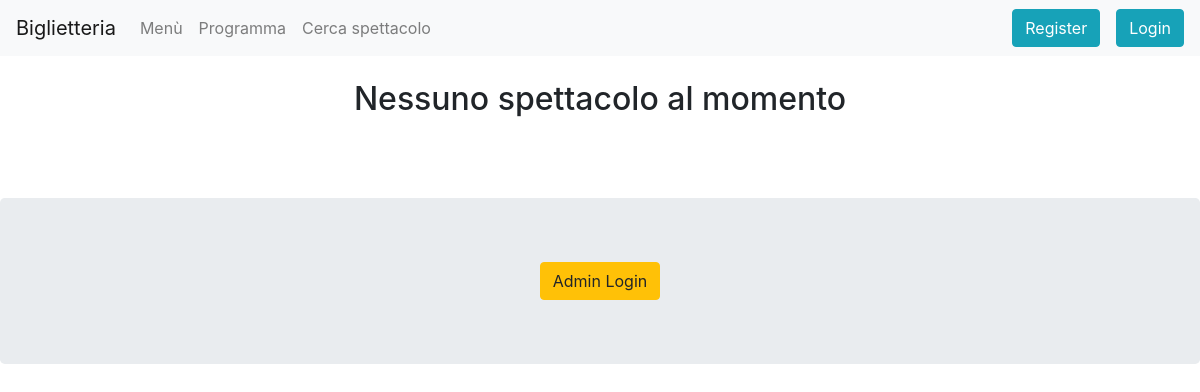
Page /gestione/listaspettacoli/in_programma/ on the earlier database version.
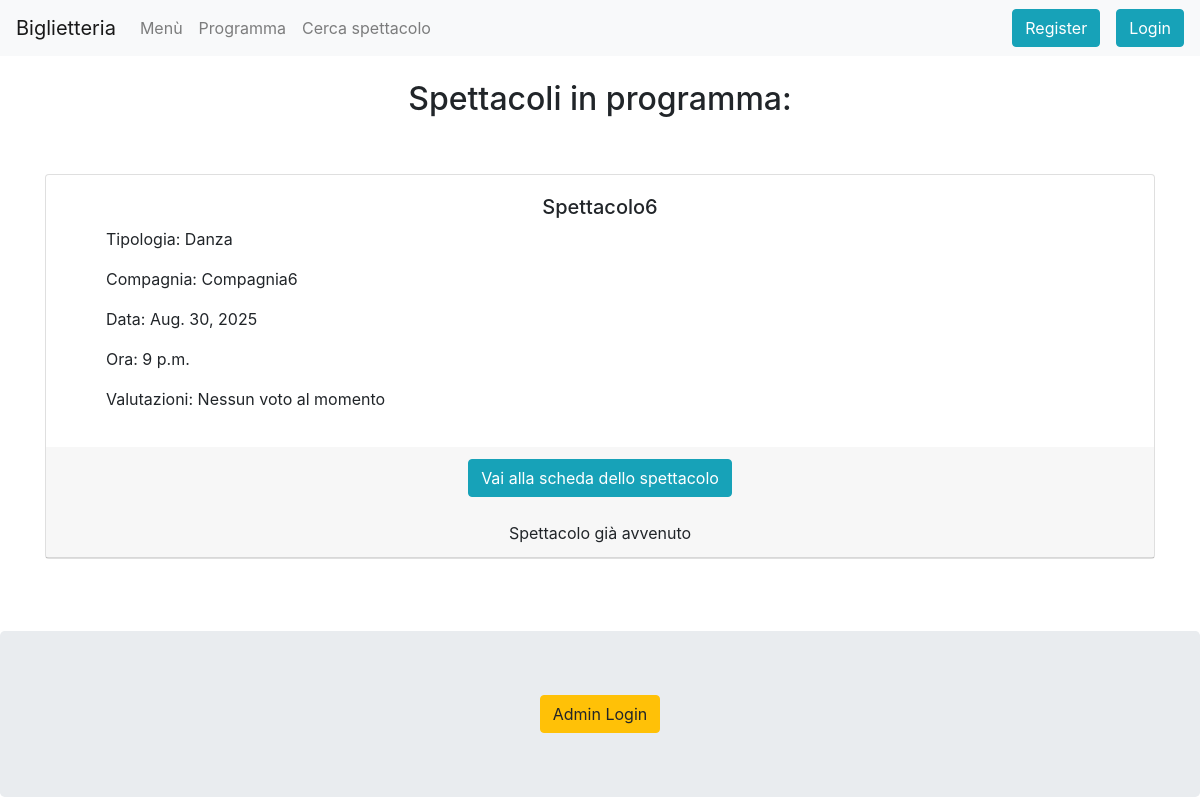
Same page on the later database version.
### gestione/models.py (models this page shows, shortened)
class Show(models.Model):
    title = models.CharField(max_length=100)
    type = models.CharField(max_length=50)
    company = models.CharField(max_length=100)
    date = models.DateField(default=None, null=True, blank=True)
    hour = models.TimeField(default="21:00", null=True, blank=True)
    cover = models.ImageField(upload_to="gestione/covers", default="gestione/covers/default.png")
    seats = models.JSONField(default=dict)
    seat_rows = models.IntegerField(default=15, validators=[
        MinValueValidator(1),
        MaxValueValidator(26),
    ])
    seat_cols = models.IntegerField(default=20, validators=[
        MinValueValidator(1)
    ])
    seat_palco_rows = models.IntegerField(default=5, validators=[
        MinValueValidator(1),
        MaxValueValidator(26),
    ])
    score = models.IntegerField(default=0)
    def get_free_seats(self):
        free = 0
        for r in self.seats:
            row = self.seats[r]
            for s in row:
                if s == None: free += 1
        return free
    def scheduled(self):
        if self.date > datetime.today().date():
            return True
        return False
    def bookable(self):
        if self.get_free_seats() == 0:
            return False
        return True
    def get_score(self):
        revs = self.reviews.all()
        n = len(revs)
        if n == 0: return None
        s = 0
        for r in revs:
            s += r.score
        return s/n

### gestione/views.py (the view)
# urls.py: path("listaspettacoli/in_programma/", ShowScheduledView.as_view(),name="scheduled_show"),
class ShowScheduledView(ListView):
    title = "Spettacoli in programma:"
    model = Show
    template_name = "gestione/show_list.html"
    def get_queryset(self):
        return Show.objects.filter(date__gte=timezone.now()).order_by("date")

### gestione/templates/gestione/show_list.html (shortened to what this page needs)
{% extends 'basebs.html' %}
{% block content %}
{% if object_list|length == 0 %}
    <h2>Nessuno spettacolo al momento</h2>
{% else %}
    <h2> {{ view.title }} {% if view.title == "Archivio:" %} {{ object_list.count }} {% if object_list.count != 1 %}spettacoli{% else %}spettacolo{% endif %} {% endif %}</h2>
{% endif %}
<br>
{% for l in object_list %}
<br>
<div class="card">
  <div class="card-body align-left">
    <h5 class="card-title-center">{{ l.title }}</h5>
    <div class="card-text text-left">
        <ul> Tipologia: {{ l.type }} </ul>
        <ul> Compagnia: {{ l.company }} </ul>
        <ul> Data: {{ l.date }} </ul>
        <ul> Ora: {{ l.hour }} </ul>
        <ul> Valutazioni: {% if l.get_score > 0 %}{{ l.get_score |floatformat:1 }}/5 {% else %} Nessun voto al momento {% endif %}</ul>
    </div>
  </div>
 <div class="card-header">
     <a href="{% url 'gestione:show_detail'  l.pk %}" class="btn btn-info align-default">Vai alla scheda dello spettacolo</a>
     <br>
     <br>
    {% if l.scheduled  %}
        <a href="{% url 'gestione:makebooking' l.pk %}" class="btn btn-primary align-center">Prenota un posto</a>
    {% else %}
        {% if l.bookable == False %}
            Posti non disponibili
        {%  else  %}
            {% if l.scheduled == False %}
                Spettacolo già avvenuto
                <br>
            {% endif %}
        {% endif %}
     {% endif %}
  </div>
</div>
<br>
{%endfor%}
<br>
{% endblock %}

### templates/basebs.html (shortened to what this page needs)
<!DOCTYPE html>
<html lang="en">
<head>
    {% block head %}
  <link rel="stylesheet" href="https://cdn.jsdelivr.net/npm/bootstrap@4.6.1/dist/css/bootstrap.min.css">
  {% endblock %}
  {% load crispy_forms_tags %}
</head>
<body>
<nav class="navbar navbar-expand-sm bg-light navbar-light fixed-top">
    {% block navbar %}
    <a class="navbar-brand" href="{% url 'home' %}">Biglietteria</a>
    <div class="collapse navbar-collapse" id="collapsibleNavbar">
    <ul class="navbar-nav">
        <li class="nav-item">
          <a class="nav-link" href="{% url 'gestione:home' %}">Menù</a>
        </li>
        <li class="nav-item">
         <a class="nav-link" href="{% url 'gestione:scheduled_show' %}">Programma</a>
        </li>
        <li class="nav-item">
          <a class="nav-link" href="{% url 'gestione:find_show' %}">Cerca spettacolo</a>
        </li>
      </ul>
    <ul class="navbar-nav ml-auto">
          {% if user.is_authenticated %}
          <li class="nav-item mr-3">
            <span class="navbar-text">
                Benvenuto {{user.username}}!
            </span>
          </li>
          {% if user.is_staff %}
          <li class="nav-item">
            <li class="nav-item mr-3">
                <a class="btn btn-info" href="/admin/">Admin Page</a>
              </li>
          </li>
          {% endif %}
          <li class="nav-item">
            <form id="logout-form" method="post" action="{% url 'logout' %}">
                {% csrf_token %}
                <button type="submit" class="btn btn-info">Logout</button>
            </form>
          </li>
          {% else %}
          <li class="nav-item mr-3">
            <a class="btn btn-info" href="{% url 'register' %}">Register</a>
          </li>
          <li class="nav-item">
            <a class="btn btn-info" href="{% url 'login' %}">Login</a>
          </li>
          {% endif %}
        </ul>
    </div>
    {% endblock %}
</nav>
  <div class="container" style="margin-top:80px">
      <div class="col-sm-22">
        <center>
        {% block content %}
        {% endblock %}
        <br>
        </center>
      </div>
  </div>
  <div class="jumbotron text-center" style="margin-bottom:0">
    {% block footer %}
        {% if user.is_staff == False%}
            <a class="btn btn-warning align-center" href="/admin/" role="button">Admin Login</a>
        {% endif %}
    {%  endblock %}
  </div>
  </body>
  </html>

Differences in the rows shown:
added Show: title "Spettacolo6", type "Danza", company "Compagnia6", date "Aug. 30, 2025", hour "9 p.m.", shows "Nessun voto al momento", shows "Spettacolo già avvenuto"
Other differences:
{{ view.title }}: (not shown) → "Spettacoli in programma:"
text no longer shown: "Nessuno spettacolo al momento"
